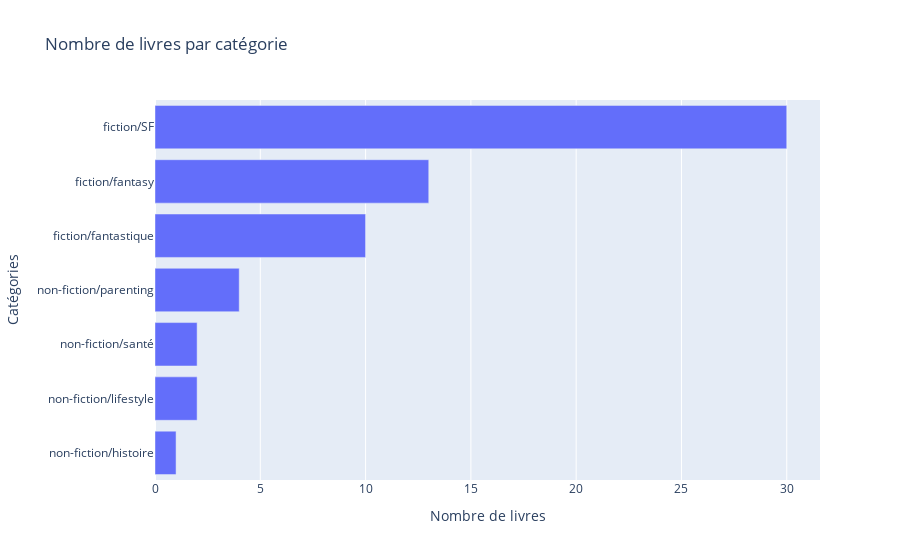

The code cell stored with this chart in its notebook:
### Code cell
# Calculer le nombre de livres par catégorie
category_counts = df_book_updated['Catégorie'].value_counts().reset_index()
category_counts.columns = ['Catégorie', 'nombre de livre']
category_counts_sorted = category_counts.sort_values(by='nombre de livre', ascending=True)

# Créer un graphique à barres horizontal
fig = px.bar(category_counts_sorted,
             x='nombre de livre', 
             y='Catégorie',
             orientation='h',  # 'h' indique un bar chart horizontal
             title='Nombre de livres par catégorie',
             labels={'nombre de livre': 'Nombre de livres', 'Catégorie': 'Catégories'})

# Afficher le graphique
fig.show()

### Figure 1 — Plotly figure (JSON) as saved in the notebook; plotly's stock layout.template omitted (floating-point values rounded to 4 significant figures)
{"data": [{"alignmentgroup": "True", "hovertemplate": "Nombre de livres=%{x}<br>Catégories=%{y}<extra></extra>", "legendgroup": "", "marker": {"color": "#636efa", "pattern": {"shape": ""}}, "name": "", "offsetgroup": "", "orientation": "h", "showlegend": false, "textposition": "auto", "type": "bar", "x": [1, 2, 2, 4, 10, 13, 30], "xaxis": "x", "y": ["non-fiction/histoire", "non-fiction/lifestyle", "non-fiction/santé", "non-fiction/parenting", "fiction/fantastique", "fiction/fantasy", "fiction/SF"], "yaxis": "y"}], "layout": {"barmode": "relative", "legend": {"tracegroupgap": 0}, "title": {"text": "Nombre de livres par catégorie"}, "xaxis": {"anchor": "y", "domain": [0, 1], "title": {"text": "Nombre de livres"}}, "yaxis": {"anchor": "x", "domain": [0, 1], "title": {"text": "Catégories"}}}}
